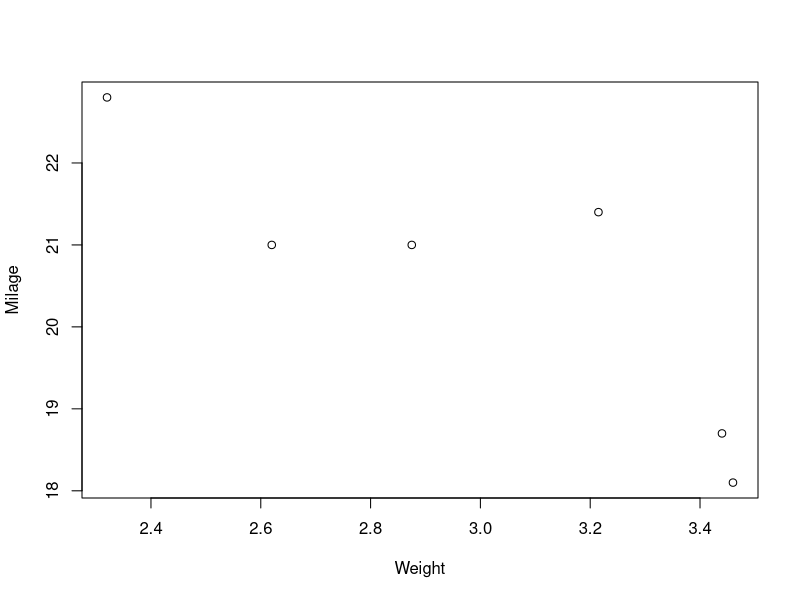
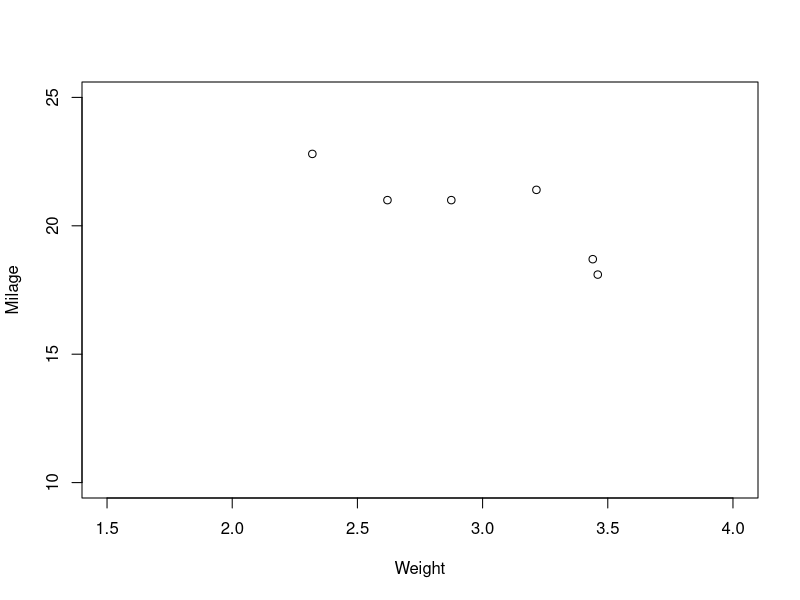
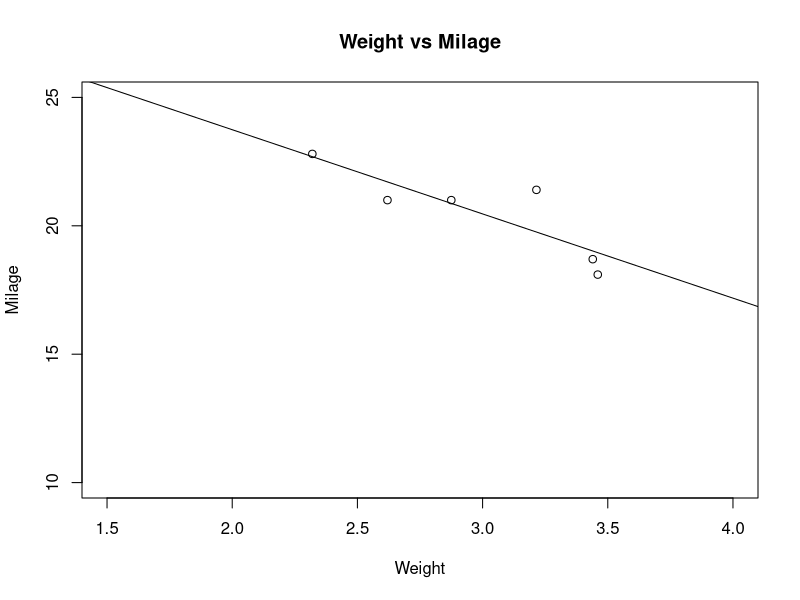

Write R code to recreate these figures, in order.
x=mtcars

w=mtcars$wt[1:6]
print(w)
m=mtcars$mpg[1:6]
print(m)

plot(w,m,xlab="Weight",ylab="Milage")

plot(w,m,xlab="Weight",ylab="Milage",xlim=c(1.5,4),ylim=c(10,25))

plot(w,m,xlab="Weight",ylab="Milage",xlim=c(1.5,4),ylim=c(10,25), main="Weight vs Milage")

abline(lm(m~w))